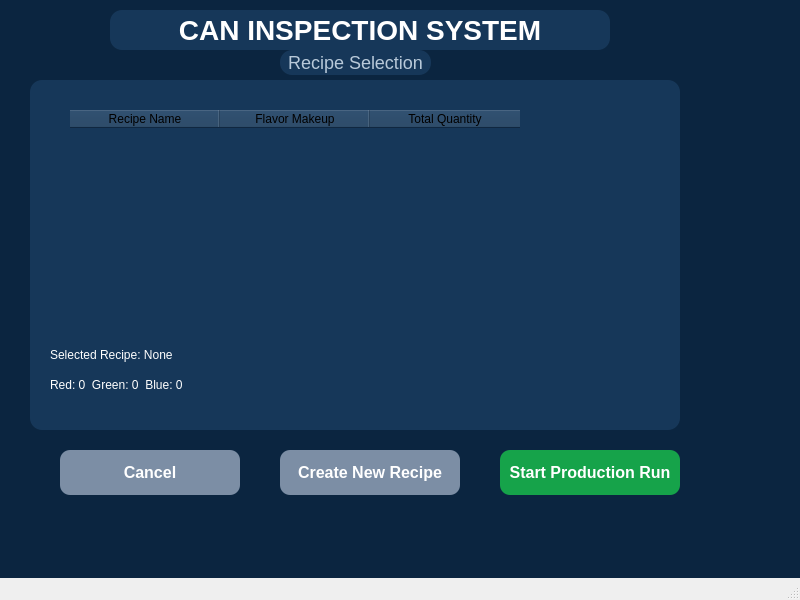
<?xml version="1.0" encoding="UTF-8"?>
<ui version="4.0">
 <class>MainWindow</class>
 <widget class="QMainWindow" name="MainWindow">
  <property name="geometry">
   <rect>
    <x>0</x>
    <y>0</y>
    <width>800</width>
    <height>600</height>
   </rect>
  </property>
  <property name="windowTitle">
   <string>Configure Batch</string>
  </property>
  <widget class="QWidget" name="centralwidget">
   <property name="styleSheet">
    <string notr="true">
QWidget#centralwidget {
    background-color: #0B2540;
}
QLabel {
    color: white;
    background: transparent;
}
QFrame {
    background-color: #163759;
    border-radius: 12px;
}
    </string>
   </property>
   <widget class="QLabel" name="titleLabel">
    <property name="geometry">
     <rect>
      <x>110</x>
      <y>10</y>
      <width>500</width>
      <height>40</height>
     </rect>
    </property>
    <property name="styleSheet">
     <string notr="true">
font-size:28px;
font-weight:bold;
color:white;
     </string>
    </property>
    <property name="text">
     <string>CAN INSPECTION SYSTEM</string>
    </property>
    <property name="alignment">
     <set>Qt::AlignmentFlag::AlignCenter</set>
    </property>
   </widget>
   <widget class="QLabel" name="subtitleLabel">
    <property name="geometry">
     <rect>
      <x>280</x>
      <y>50</y>
      <width>151</width>
      <height>25</height>
     </rect>
    </property>
    <property name="styleSheet">
     <string notr="true">
font-size:18px;
color:#B8C9D9;
     </string>
    </property>
    <property name="text">
     <string>Recipe Selection</string>
    </property>
    <property name="alignment">
     <set>Qt::AlignmentFlag::AlignCenter</set>
    </property>
   </widget>
   <widget class="QFrame" name="RecipePanel">
    <property name="geometry">
     <rect>
      <x>30</x>
      <y>80</y>
      <width>650</width>
      <height>350</height>
     </rect>
    </property>
    <widget class="QTableWidget" name="recipeTable">
     <property name="geometry">
      <rect>
       <x>40</x>
       <y>30</y>
       <width>600</width>
       <height>180</height>
      </rect>
     </property>
     <property name="styleSheet">
      <string notr="true">font: 14pt &quot;Segoe UI&quot;;</string>
     </property>
     <attribute name="horizontalHeaderDefaultSectionSize">
      <number>150</number>
     </attribute>
     <column>
      <property name="text">
       <string>Recipe Name</string>
      </property>
     </column>
     <column>
      <property name="text">
       <string>Flavor Makeup</string>
      </property>
     </column>
     <column>
      <property name="text">
       <string>Total Quantity</string>
      </property>
     </column>
    </widget>
    <widget class="QLabel" name="selectedRecipeLabel">
     <property name="geometry">
      <rect>
       <x>20</x>
       <y>260</y>
       <width>300</width>
       <height>30</height>
      </rect>
     </property>
     <property name="styleSheet">
      <string notr="true">font: 14pt &quot;Segoe UI&quot;;</string>
     </property>
     <property name="text">
      <string>Selected Recipe: None</string>
     </property>
    </widget>
    <widget class="QLabel" name="recipeBreakdownLabel">
     <property name="geometry">
      <rect>
       <x>20</x>
       <y>290</y>
       <width>500</width>
       <height>30</height>
      </rect>
     </property>
     <property name="styleSheet">
      <string notr="true">font: 12pt &quot;Segoe UI&quot;;</string>
     </property>
     <property name="text">
      <string>Red: 0  Green: 0  Blue: 0</string>
     </property>
    </widget>
    <widget class="QLabel" name="headerImage">
     <property name="geometry">
      <rect>
       <x>2200</x>
       <y>20</y>
       <width>80</width>
       <height>25</height>
      </rect>
     </property>
     <property name="styleSheet">
      <string notr="true">
     font-size:14px;
    font-weight:bold;
    color:white;
     </string>
     </property>
     <property name="text">
      <string>Image</string>
     </property>
    </widget>
   </widget>
   <widget class="QPushButton" name="cancelButton">
    <property name="geometry">
     <rect>
      <x>60</x>
      <y>450</y>
      <width>180</width>
      <height>45</height>
     </rect>
    </property>
    <property name="styleSheet">
     <string notr="true">
   QPushButton{
    background-color:#7C8EA5;
    color:white;
    border-radius:10px;
    font-size:16px;
    font-weight:bold;
   }
    </string>
    </property>
    <property name="text">
     <string>Cancel</string>
    </property>
   </widget>
   <widget class="QPushButton" name="runButton">
    <property name="geometry">
     <rect>
      <x>500</x>
      <y>450</y>
      <width>180</width>
      <height>45</height>
     </rect>
    </property>
    <property name="styleSheet">
     <string notr="true">
   QPushButton{
    background-color:#16A34A;
    color:white;
    border-radius:10px;
    font-size:16px;
    font-weight:bold;
   }
    </string>
    </property>
    <property name="text">
     <string>Start Production Run</string>
    </property>
   </widget>
   <widget class="QPushButton" name="createNewButton">
    <property name="geometry">
     <rect>
      <x>280</x>
      <y>450</y>
      <width>180</width>
      <height>45</height>
     </rect>
    </property>
    <property name="styleSheet">
     <string notr="true">
   QPushButton{
    background-color:#7C8EA5;
    color:white;
    border-radius:10px;
    font-size:16px;
    font-weight:bold;
   }
    </string>
    </property>
    <property name="text">
     <string>Create New Recipe</string>
    </property>
   </widget>
  </widget>
  <widget class="QMenuBar" name="menubar">
   <property name="geometry">
    <rect>
     <x>0</x>
     <y>0</y>
     <width>800</width>
     <height>18</height>
    </rect>
   </property>
  </widget>
  <widget class="QStatusBar" name="statusbar"/>
 </widget>
 <resources/>
 <connections/>
</ui>
